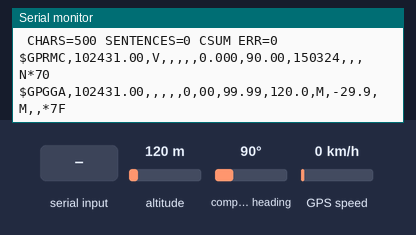
The sketch below on a simulated Raspberry Pi Pico. Parts: the last lines printed to the serial monitor. The inputs (shaded band) are chosen by the test bench; at power-on: altitude 120 m, GPS speed 0 km/h, compass heading 90°. The GPS gets a fix after 3 s at 37.7749, -122.4194 with 8 satellites.

Above: at 1.2 s.
1.3 s: altitude set to 20 m
At 2.7 s:
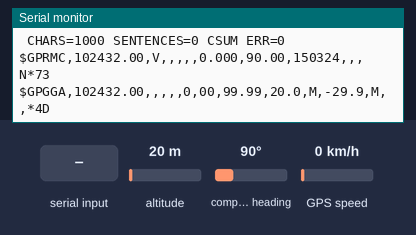
4.5 s: "1" received over the second serial link
At 4.9 s:
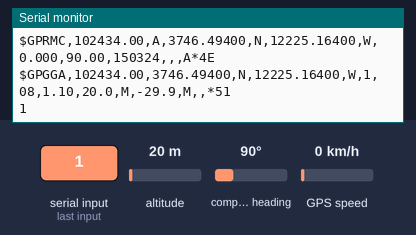
6.5 s: GPS speed set to 2 km/h
At 7.8 s:
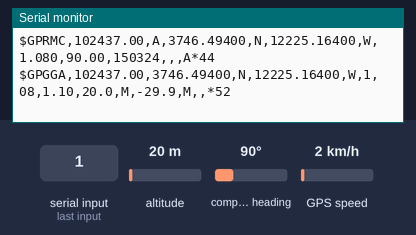
9.5 s: compass heading set to 7°
At 10.8 s:
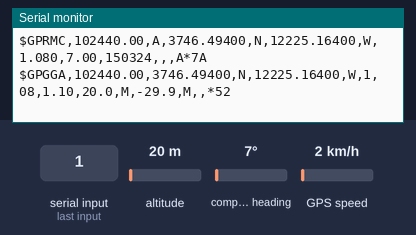
11.0 s: compass heading set to 352°
At 11.8 s:
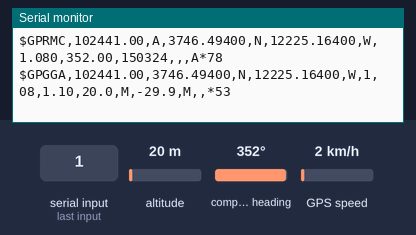
15.1 s: altitude set to 250 m
At 18.6 s:
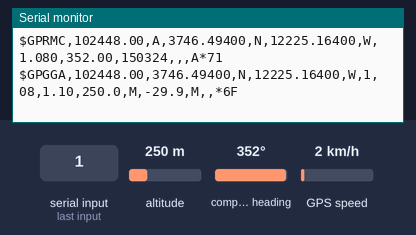

The sketch:

gps.ino
```cpp
#include <Arduino.h>
#include <TinyGPS.h>

/* This sample code demonstrates the normal use of a TinyGPS object.
   It requires the use of SoftwareSerial, and assumes that you have a
   4800-baud serial GPS device hooked up on pins 4(rx) and 3(tx).
*/

TinyGPS gps;

void setup()
{
  Serial2.setRX(5);
  Serial2.setTX(4);
  Serial.begin(115200);
  Serial2.begin(9600);

  Serial.print("Simple TinyGPS library v. "); Serial.println(TinyGPS::library_version());
  Serial.println("by Mikal Hart");
  Serial.println();
}

void loop()
{
  bool newData = false;
  unsigned long chars;
  unsigned short sentences, failed;

  // For one second we parse GPS data and report some key values
  for (unsigned long start = millis(); millis() - start < 1000;)
  {
    while (Serial2.available())
    {
      char c = Serial2.read();
       Serial.write(c); // uncomment this line if you want to see the GPS data flowing
      if (gps.encode(c)) // Did a new valid sentence come in?
        newData = true;
    }
  }

  if (newData)
  {
    float flat, flon;
    unsigned long age;
    gps.f_get_position(&flat, &flon, &age);
    Serial.print("LAT=");
    Serial.print(flat == TinyGPS::GPS_INVALID_F_ANGLE ? 0.0 : flat, 6);
    Serial.print(" LON=");
    Serial.print(flon == TinyGPS::GPS_INVALID_F_ANGLE ? 0.0 : flon, 6);
    Serial.print(" SAT=");
    Serial.print(gps.satellites() == TinyGPS::GPS_INVALID_SATELLITES ? 0 : gps.satellites());
    Serial.print(" PREC=");
    Serial.print(gps.hdop() == TinyGPS::GPS_INVALID_HDOP ? 0 : gps.hdop());
  }

  gps.stats(&chars, &sentences, &failed);
  Serial.print(" CHARS=");
  Serial.print(chars);
  Serial.print(" SENTENCES=");
  Serial.print(sentences);
  Serial.print(" CSUM ERR=");
  Serial.println(failed);
  if (chars == 0)
    Serial.println("** No characters received from GPS: check wiring **");
}
```

Measured:
- after the input at 1.3 s, the serial monitor: prints a new line after 0.71 s (image 1)
- after the input at 4.5 s, the serial monitor: prints a new line at once (image 2)
- after the input at 6.5 s, the serial monitor: prints a new line after 0.50 s (image 3)
- after the input at 9.5 s, the serial monitor: prints a new line after 0.50 s (image 4)
- after the input at 11.0 s, the serial monitor: prints a new line at once (image 5)
- after the input at 15.1 s, the serial monitor: prints a new line after 0.91 s (image 6)
